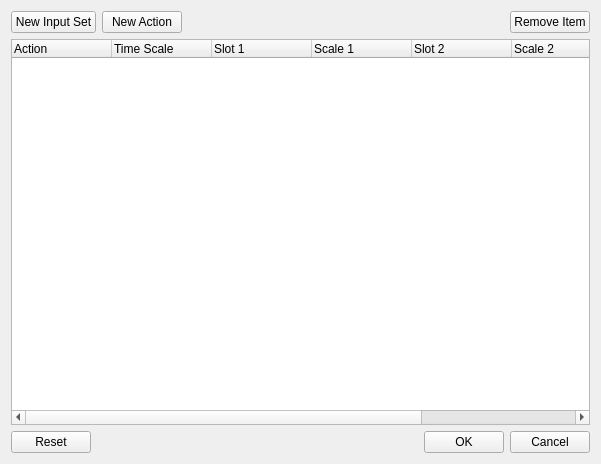
<?xml version="1.0" encoding="UTF-8"?>
<ui version="4.0">
 <class>InputConfigDialog</class>
 <widget class="QDialog" name="InputConfigDialog">
  <property name="geometry">
   <rect>
    <x>0</x>
    <y>0</y>
    <width>601</width>
    <height>464</height>
   </rect>
  </property>
  <property name="windowTitle">
   <string>Input Configuration</string>
  </property>
  <property name="windowIcon">
   <iconset resource="../QtResources/resources.qrc">
    <normaloff>:/EditorFramework/Icons/Input16.png</normaloff>:/EditorFramework/Icons/Input16.png</iconset>
  </property>
  <layout class="QVBoxLayout" name="verticalLayout">
   <item>
    <layout class="QHBoxLayout" name="horizontalLayout">
     <item>
      <widget class="QPushButton" name="ButtonNewInputSet">
       <property name="text">
        <string>New Input Set</string>
       </property>
       <property name="autoDefault">
        <bool>false</bool>
       </property>
      </widget>
     </item>
     <item>
      <widget class="QPushButton" name="ButtonNewAction">
       <property name="text">
        <string>New Action</string>
       </property>
       <property name="autoDefault">
        <bool>false</bool>
       </property>
      </widget>
     </item>
     <item>
      <spacer name="horizontalSpacer">
       <property name="orientation">
        <enum>Qt::Horizontal</enum>
       </property>
       <property name="sizeHint" stdset="0">
        <size>
         <width>40</width>
         <height>20</height>
        </size>
       </property>
      </spacer>
     </item>
     <item>
      <widget class="QPushButton" name="ButtonRemove">
       <property name="text">
        <string>Remove Item</string>
       </property>
       <property name="autoDefault">
        <bool>false</bool>
       </property>
      </widget>
     </item>
    </layout>
   </item>
   <item>
    <widget class="QTreeWidget" name="TreeActions">
     <column>
      <property name="text">
       <string>Action</string>
      </property>
     </column>
     <column>
      <property name="text">
       <string>Time Scale</string>
      </property>
     </column>
     <column>
      <property name="text">
       <string>Slot 1</string>
      </property>
     </column>
     <column>
      <property name="text">
       <string>Scale 1</string>
      </property>
     </column>
     <column>
      <property name="text">
       <string>Slot 2</string>
      </property>
     </column>
     <column>
      <property name="text">
       <string>Scale 2</string>
      </property>
     </column>
     <column>
      <property name="text">
       <string>Slot 3</string>
      </property>
     </column>
     <column>
      <property name="text">
       <string>Scale 3</string>
      </property>
     </column>
     <column>
      <property name="text">
       <string/>
      </property>
     </column>
    </widget>
   </item>
   <item>
    <layout class="QHBoxLayout" name="horizontalLayout_2">
     <item>
      <widget class="QPushButton" name="ButtonReset">
       <property name="text">
        <string>Reset</string>
       </property>
       <property name="autoDefault">
        <bool>false</bool>
       </property>
      </widget>
     </item>
     <item>
      <spacer name="horizontalSpacer_2">
       <property name="orientation">
        <enum>Qt::Horizontal</enum>
       </property>
       <property name="sizeHint" stdset="0">
        <size>
         <width>40</width>
         <height>20</height>
        </size>
       </property>
      </spacer>
     </item>
     <item>
      <widget class="QPushButton" name="ButtonOk">
       <property name="text">
        <string>OK</string>
       </property>
       <property name="autoDefault">
        <bool>false</bool>
       </property>
      </widget>
     </item>
     <item>
      <widget class="QPushButton" name="ButtonCancel">
       <property name="text">
        <string>Cancel</string>
       </property>
       <property name="autoDefault">
        <bool>false</bool>
       </property>
      </widget>
     </item>
    </layout>
   </item>
  </layout>
 </widget>
 <resources>
  <include location="../QtResources/resources.qrc"/>
 </resources>
 <connections/>
</ui>
